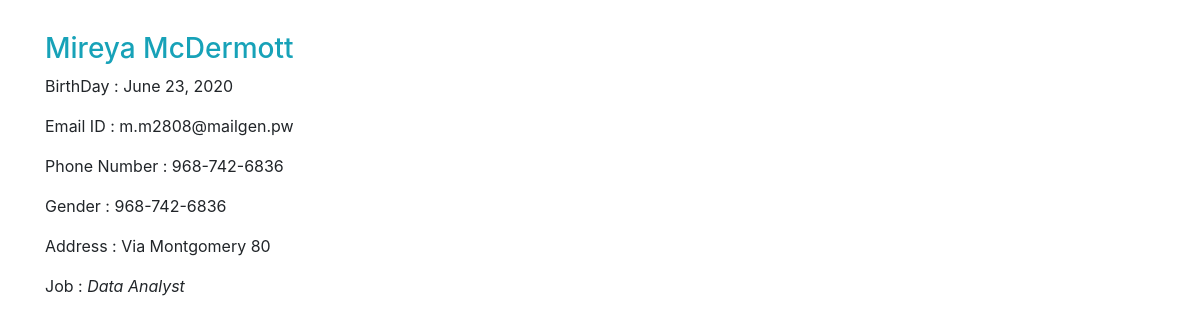
Screenshot of /employee-detail/3 with the database file from the repository.
### employees/models.py (models this page shows, shortened)
class Employees(models.Model):
    GENDER_CHOICES = [
        ("M", "Male"),
        ("F", "Female")
    ]
    first_name = models.CharField(max_length=100)
    last_name = models.CharField(max_length=100, blank=True)
    email_id = models.EmailField(max_length=250)
    phone_num = models.CharField(max_length=13)
    employee_gender = models.CharField(choices=GENDER_CHOICES, max_length=1)
    employee_address = models.TextField()
    employee_job = models.ManyToManyField("AvailableJobs", blank=True)
    date_of_birth = models.DateField()

class AvailableJobs(models.Model):
    name = models.TextField(max_length=100)

### employees/views.py (the view)
# urls.py: path('employee-detail/<int:employee_id>', views.employee_detail, name='employee_detail')
def employee_detail(request, employee_id):
    try:
        employee = Employees.objects.get(id=employee_id)
    except Employees.DoesNotExist:
        raise Http404('Employee not found')
    return render(request, 'employee-detail.html', {'employee': employee})

### employees/templates/employee-detail.html
{% extends "base.html" %}
{% block content %}
    <div class="container">
        <div class="row margin-top">
            <div class="col-xl-12 mt-4 pt-2">
                <h3 class="text-info">{{ employee.first_name }} {{ employee.last_name }} </h3>
                <p>BirthDay : {{ employee.date_of_birth }}</p>
                <p>Email ID : {{ employee.email_id }}</p>
                <p>Phone Number : {{ employee.phone_num }}</p>
                <p>Gender : {{ employee.phone_num }}</p>
                <p>Address : {{ employee.employee_address }}</p>
                <p>Job :
                    {% for job in employee.employee_job.all %}
                        <em>{{ job.name }}</em>
                    {% endfor %}
                </p>
            </div>
        </div>
    </div>
{% endblock %}

### rows the page displays
Employees: first_name "Mireya", last_name "McDermott", date_of_birth "June 23, 2020", email_id "m.m2808@mailgen.pw", phone_num "968-742-6836", employee_address "Via Montgomery 80"
AvailableJobs: name "Data Analyst"
